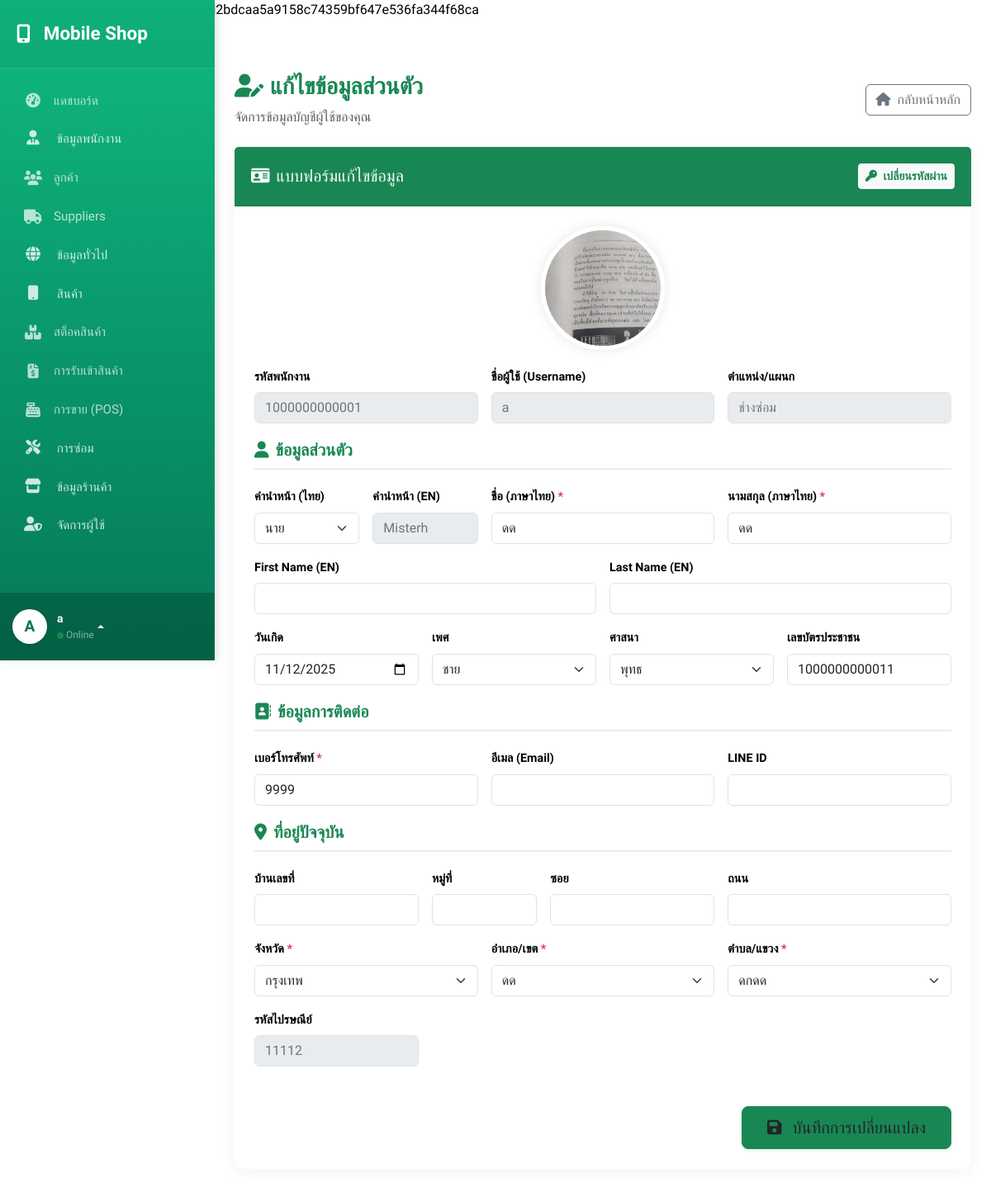
The app's page /profile/change_profile.php (signed in) with its own data.
### tables this page shows
CREATE TABLE `employees` (
  `emp_id` int(6) NOT NULL,
  `emp_code` varchar(20) NOT NULL,
  `emp_national_id` varchar(20) NOT NULL,
  `firstname_th` varchar(30) NOT NULL,
  `lastname_th` varchar(30) NOT NULL,
  `firstname_en` varchar(30) DEFAULT NULL,
  `lastname_en` varchar(30) DEFAULT NULL,
  `emp_phone_no` varchar(20) NOT NULL,
  `emp_email` varchar(75) DEFAULT NULL,
  `emp_line_id` varchar(30) DEFAULT NULL,
  `emp_birthday` date DEFAULT NULL,
  `create_at` datetime NOT NULL DEFAULT current_timestamp(),
  `update_at` datetime NOT NULL DEFAULT current_timestamp(),
  `emp_gender` enum('Male','Female') NOT NULL,
  `emp_status` enum('Active','Resigned') NOT NULL,
  `prefixs_prefix_id` int(6) NOT NULL,
  `Addresses_address_id` int(6) NOT NULL,
  `religions_religion_id` int(2) NOT NULL,
  `departments_dept_id` int(11) NOT NULL,
  `branches_branch_id` int(3) NOT NULL,
  `users_user_id` int(6) DEFAULT NULL COMMENT 'FK อ้างอิงตาราง users',
  `emp_image` varchar(255) DEFAULT NULL COMMENT 'ชื่อไฟล์รูปโปรไฟล์'
);

CREATE TABLE `users` (
  `user_id` int(6) NOT NULL,
  `username` varchar(50) NOT NULL,
  `password` varchar(255) NOT NULL,
  `user_status` enum('Active','Inactive') NOT NULL,
  `create_at` datetime NOT NULL DEFAULT current_timestamp(),
  `update_at` datetime NOT NULL DEFAULT current_timestamp()
);

CREATE TABLE `departments` (
  `dept_id` int(4) NOT NULL,
  `dept_name` varchar(50) NOT NULL,
  `dept_desc` varchar(100) DEFAULT NULL,
  `create_at` datetime NOT NULL DEFAULT current_timestamp(),
  `update_at` datetime NOT NULL DEFAULT current_timestamp()
);

CREATE TABLE `prefixs` (
  `prefix_id` int(6) NOT NULL,
  `prefix_th` varchar(20) NOT NULL,
  `prefix_en` varchar(20) DEFAULT NULL,
  `prefix_th_abbr` varchar(20) DEFAULT NULL,
  `prefix_en_abbr` varchar(20) DEFAULT NULL,
  `is_active` tinyint(1) NOT NULL DEFAULT 1 COMMENT 'สถานะ (1=ใช้งาน, 0=ไม่ใช้งาน)'
);

CREATE TABLE `religions` (
  `religion_id` int(2) NOT NULL,
  `religion_name_th` varchar(30) NOT NULL,
  `religion_name_en` varchar(30) DEFAULT NULL,
  `is_active` tinyint(1) NOT NULL DEFAULT 1 COMMENT 'สถานะ (1=ใช้งาน, 0=ไม่ใช้งาน)'
);

CREATE TABLE `subdistricts` (
  `subdistrict_id` int(6) NOT NULL,
  `subdistrict_name_th` varchar(50) NOT NULL,
  `subdistrict_name_en` varchar(50) DEFAULT NULL,
  `zip_code` varchar(5) NOT NULL,
  `districts_district_id` int(4) NOT NULL
);

### profile/change_profile.php (the view, shortened to what the rows shown need)
<?php
require '../config/config.php';
$user_id = $_SESSION['user_id'];
$sql = "SELECT e.*, u.username,
               d.dept_name, b.branch_name,
               a.address_id, a.home_no, a.moo, a.soi, a.road,
               sd.subdistrict_id, dist.district_id, pv.province_id, sd.zip_code,
               p.prefix_th, p.prefix_en
        FROM employees e
        JOIN users u ON e.users_user_id = u.user_id
        LEFT JOIN prefixs p ON e.prefixs_prefix_id = p.prefix_id
        LEFT JOIN departments d ON e.departments_dept_id = d.dept_id
        LEFT JOIN branches b ON e.branches_branch_id = b.branch_id
        LEFT JOIN addresses a ON e.Addresses_address_id = a.address_id
        LEFT JOIN subdistricts sd ON a.subdistricts_subdistrict_id = sd.subdistrict_id
        LEFT JOIN districts dist ON sd.districts_district_id = dist.district_id
        LEFT JOIN provinces pv ON dist.provinces_province_id = pv.province_id
        WHERE e.users_user_id = $user_id";
$user_data = mysqli_fetch_assoc(mysqli_query($conn, $sql));
$prefixes = mysqli_query($conn, "SELECT * FROM prefixs");
$religions = mysqli_query($conn, "SELECT * FROM religions");
?>
<!DOCTYPE html>
<html lang="th">
<head>
    <link href="https://cdn.jsdelivr.net/npm/bootstrap@5.3.3/dist/css/bootstrap.min.css" rel="stylesheet">
    <link href="https://cdnjs.cloudflare.com/ajax/libs/font-awesome/6.5.1/css/all.min.css" rel="stylesheet">
</head>
<body>
    <div class="d-flex" id="wrapper">
        <div class="main-content w-100">
            <div class="container-fluid py-4">
                <div class="container">
                    <div class="card card-custom">
                        <div class="card-body p-4">
                            <div class="text-center">
                                <div class="profile-img-container">
                                    <?php
                                    $img_src = !empty($user_data['emp_image']) ? '../uploads/employees/' . $user_data['emp_image'] : '../assets/img/default_avatar.png';
                                    ?>
                                    <img src="<?= $img_src ?>" alt="Profile Image" class="profile-img" onerror="this.src='../assets/img/default_avatar.png'">
                                </div>
                            </div>
                            <form method="POST">
                                <div class="row g-3">
                                    <div class="col-md-4">
                                        <label class="form-label">รหัสพนักงาน</label>
                                        <input type="text" class="form-control readonly-input" value="<?= $user_data['emp_code'] ?>" readonly>
                                    </div>
                                    <div class="col-md-4">
                                        <label class="form-label">ชื่อผู้ใช้ (Username)</label>
                                        <input type="text" class="form-control readonly-input" value="<?= $user_data['username'] ?>" readonly>
                                    </div>
                                    <div class="col-md-4">
                                        <label class="form-label">ตำแหน่ง/แผนก</label>
                                        <input type="text" class="form-control readonly-input" value="<?= $user_data['dept_name'] ?? '-' ?>" readonly>
                                    </div>
                                </div>
                                <div class="row g-3">
                                    <div class="col-md-2">
                                        <label class="form-label">คำนำหน้า (ไทย)</label>
                                        <select name="prefix_id" id="prefix_id" class="form-select" onchange="updatePrefixEn()">
                                            <?php foreach ($prefixes as $p): ?>
                                                <option value="<?= $p['prefix_id'] ?>"
                                                    data-en="<?= $p['prefix_en'] ?>"
                                                    <?= $p['prefix_id'] == $user_data['prefixs_prefix_id'] ? 'selected' : '' ?>>
                                                    <?= $p['prefix_th'] ?>
                                                </option>
                                            <?php endforeach; ?>
                                        </select>
                                    </div>
                                    <div class="col-md-2">
                                        <label class="form-label">คำนำหน้า (EN)</label>
                                        <input type="text" id="prefix_en" class="form-control readonly-input" value="<?= $user_data['prefix_en'] ?>" readonly>
                                    </div>
                                    <div class="col-md-4">
                                        <label class="form-label">ชื่อ (ภาษาไทย) <span class="text-danger">*</span></label>
                                        <input type="text" name="firstname_th" class="form-control" value="<?= $user_data['firstname_th'] ?>" required>
                                    </div>
                                    <div class="col-md-4">
                                        <label class="form-label">นามสกุล (ภาษาไทย) <span class="text-danger">*</span></label>
                                        <input type="text" name="lastname_th" class="form-control" value="<?= $user_data['lastname_th'] ?>" required>
                                    </div>
                                    <div class="col-md-3">
                                        <label class="form-label">วันเกิด</label>
                                        <input type="date" name="emp_birthday" class="form-control" value="<?= $user_data['emp_birthday'] ?>">
                                    </div>
                                    <div class="col-md-3">
                                        <label class="form-label">เพศ</label>
                                        <select name="emp_gender" class="form-select">
                                            <option value="Male" <?= $user_data['emp_gender'] == 'Male' ? 'selected' : '' ?>>ชาย</option>
                                        </select>
                                    </div>
                                    <div class="col-md-3">
                                        <label class="form-label">ศาสนา</label>
                                        <select name="religion_id" class="form-select">
                                            <?php foreach ($religions as $r): ?>
                                                <option value="<?= $r['religion_id'] ?>" <?= $r['religion_id'] == $user_data['religions_religion_id'] ? 'selected' : '' ?>>
                                                    <?= $r['religion_name_th'] ?>
                                                </option>
                                            <?php endforeach; ?>
                                        </select>
                                    </div>
                                    <div class="col-md-3">
                                        <label class="form-label">เลขบัตรประชาชน</label>
                                        <input type="text" name="emp_national_id" id="emp_national_id" class="form-control"
                                            value="<?= $user_data['emp_national_id'] ?>" maxlength="13">
                                    </div>
                                </div>
                                <div class="row g-3">
                                    <div class="col-md-4">
                                        <label class="form-label">เบอร์โทรศัพท์ <span class="text-danger">*</span></label>
                                        <input type="text" name="emp_phone_no" id="emp_phone_no" class="form-control"
                                            value="<?= $user_data['emp_phone_no'] ?>" maxlength="10" required>
                                    </div>
                                </div>
                                <div class="row g-3">
                                    <div class="col-md-3">
                                        <label class="form-label">รหัสไปรษณีย์</label>
                                        <input type="text" id="zipcode" class="form-control readonly-input" value="<?= $user_data['zip_code'] ?>" readonly>
                                    </div>
                                </div>
                            </form>
                        </div>
                    </div>
                </div>
            </div>
        </div>
    </div>
</body>
</html>

### records on screen
employees: emp_image (picture), emp_code "1000000000001", username "a", dept_name "ช่างซ่อม", prefix_id "นาย", prefix_en "Misterh", firstname_th "ดด", lastname_th "ดด", emp_birthday "11/12/2025", emp_gender "ชาย", religion_id "พุทธ", emp_national_id "1000000000011", emp_phone_no "9999", zip_code "11112"

### other values on screen
$user_avatar_char "A"
$sidebar_username "a"
form field value "กรุงเทพ"
form field value "ดด"
form field subdistrict_id "ดกดด"
